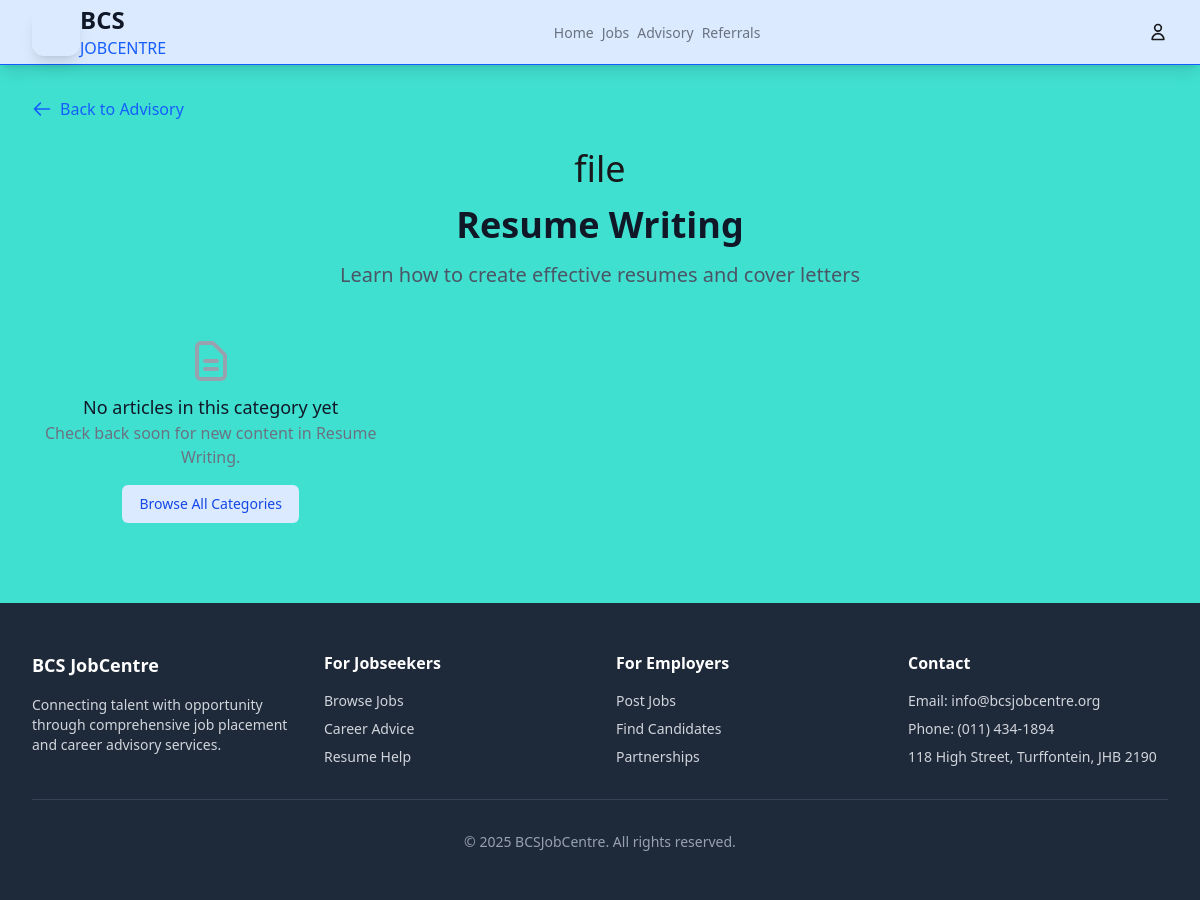
Page /advisory/category/1/ on the committed database.
### jobs/models.py (models this page shows, shortened)
class AdvisoryCategory(models.Model):
    name = models.CharField(max_length=100)
    description = models.TextField(blank=True)
    icon = models.CharField(max_length=50, default='📚')

### jobs/views.py (the view)
# urls.py: path("advisory/category/<int:category_id>/", advisory_category, name="advisory_category"),
def advisory_category(request, category_id):
    category = get_object_or_404(AdvisoryCategory, id=category_id)
    articles = AdvisoryArticle.objects.filter(
        category=category,
        is_published=True
    ).order_by('-published_date')
    context = {
        'category': category,
        'articles': articles,
    }
    return render(request, 'jobs/advisory_category.html', context)

### templates/jobs/advisory_category.html (shortened to what this page needs)
{% extends 'base.html' %}
{% load currency_filters %}
{% block content %}
<div class="max-w-7xl mx-auto px-4 sm:px-6 lg:px-8 py-8">
    <div class="mb-6">
        <a href="{% url 'advisory_home' %}" class="inline-flex items-center text-blue-600 hover:text-blue-800">
            <svg class="h-5 w-5 mr-2" fill="none" viewBox="0 0 24 24" stroke="currentColor">
                <path stroke-linecap="round" stroke-linejoin="round" stroke-width="2" d="M10 19l-7-7m0 0l7-7m-7 7h18"/>
            </svg>
            Back to Advisory
        </a>
    </div>
    <div class="text-center mb-12">
        <div class="text-4xl mb-4">{{ category.icon }}</div>
        <h1 class="text-4xl font-bold text-gray-900 mb-4">{{ category.name }}</h1>
        <p class="text-xl text-gray-600 max-w-3xl mx-auto">{{ category.description }}</p>
    </div>
    <div class="grid gap-8 md:grid-cols-2 lg:grid-cols-3">
        {% for article in articles %}
        <div class="bg-white rounded-lg shadow-md overflow-hidden border border-gray-200 hover:shadow-lg transition-shadow duration-300">
            {% if article.featured_image %}
            <img src="{{ article.featured_image.url }}" alt="{{ article.title }}" class="w-full h-48 object-cover">
            {% else %}
            <div class="w-full h-48 bg-gradient-to-r from-blue-500 to-purple-600 flex items-center justify-center">
                <span class="text-white text-4xl">{{ article.category.icon }}</span>
            </div>
            {% endif %}
            <div class="p-6">
                <div class="flex items-center mb-3">
                    <span class="inline-flex items-center px-2 py-1 rounded text-xs font-medium bg-blue-100 text-blue-800">
                        {{ article.category.name }}
                    </span>
                    <span class="ml-2 text-sm text-gray-500">{{ article.published_date|date:"M d, Y" }}</span>
                </div>
                <h3 class="text-xl font-semibold text-gray-900 mb-3">{{ article.title }}</h3>
                <p class="text-gray-600 mb-4">{{ article.excerpt|default:article.content|truncatewords:20 }}</p>
                <div class="flex items-center justify-between">
                    <span class="text-sm text-gray-500">By {{ article.author }}</span>
                    <a href="{% url 'advisory_detail' article.id %}" class="text-blue-600 hover:text-blue-800 font-medium">
                        Read More →
                    </a>
                </div>
            </div>
        </div>
        {% empty %}
        <div class="col-span-full text-center py-12">
            <svg class="mx-auto h-12 w-12 text-gray-400" fill="none" viewBox="0 0 24 24" stroke="currentColor">
                <path stroke-linecap="round" stroke-linejoin="round" stroke-width="2" d="M9 12h6m-6 4h6m2 5H7a2 2 0 01-2-2V5a2 2 0 012-2h5.586a1 1 0 01.707.293l5.414 5.414a1 1 0 01.293.707V19a2 2 0 01-2 2z"/>
            </svg>
            <h3 class="mt-2 text-lg font-medium text-gray-900">No articles in this category yet</h3>
            <p class="mt-1 text-gray-500">Check back soon for new content in {{ category.name }}.</p>
            <a href="{% url 'advisory_home' %}" class="mt-4 inline-flex items-center px-4 py-2 border border-transparent text-sm font-medium rounded-md text-blue-700 bg-blue-100 hover:bg-blue-200">
                Browse All Categories
            </a>
        </div>
        {% endfor %}
    </div>
</div>
{% endblock %}

### templates/base.html (style rules this page uses)
body { background: turquoise; }

### rows in the picture
AdvisoryCategory: icon "file", name "Resume Writing", description "Learn how to create effective resumes and cover letters"
